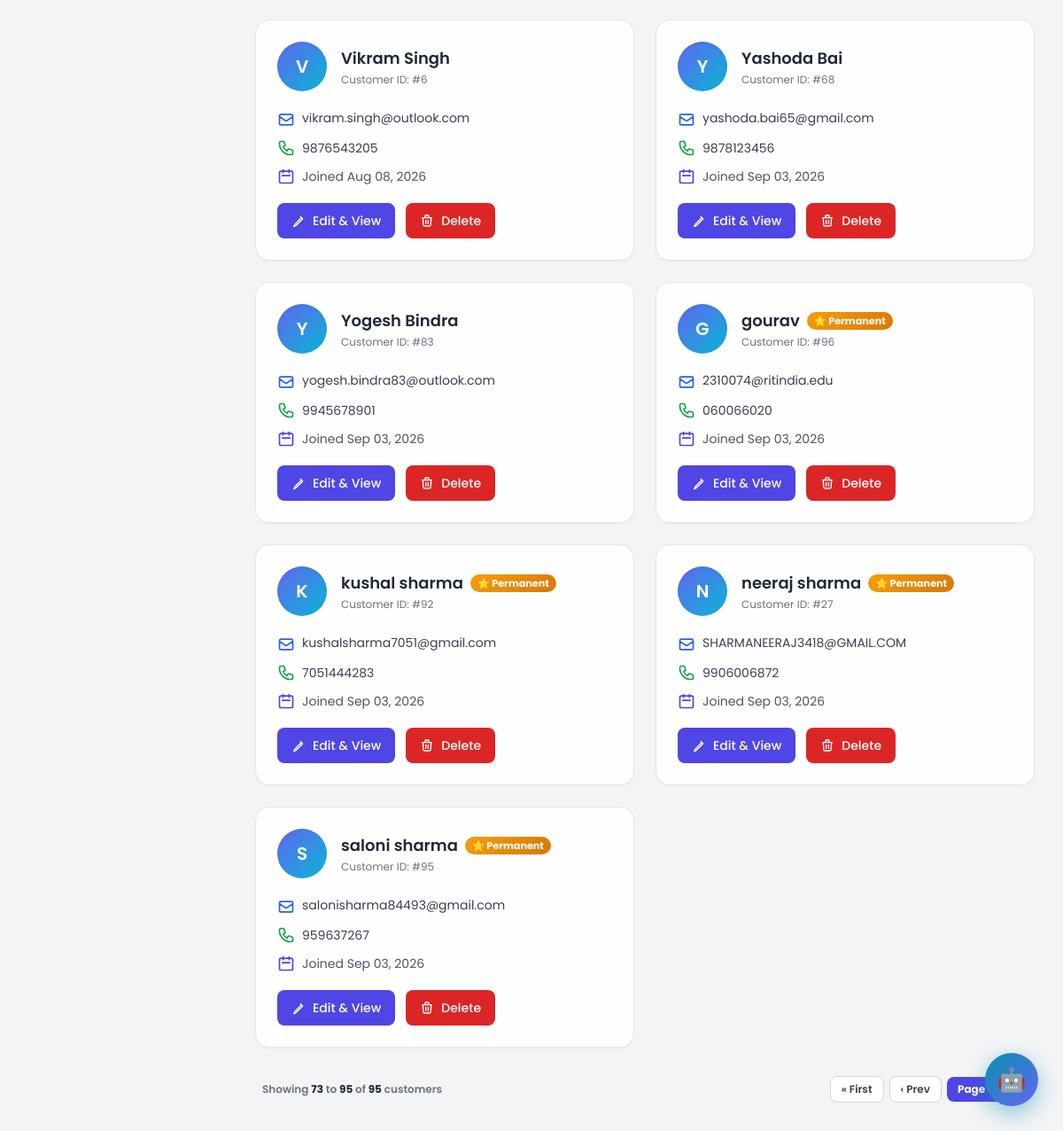
Page /customer/?page=4 (signed in, lower part) on the earlier database version.
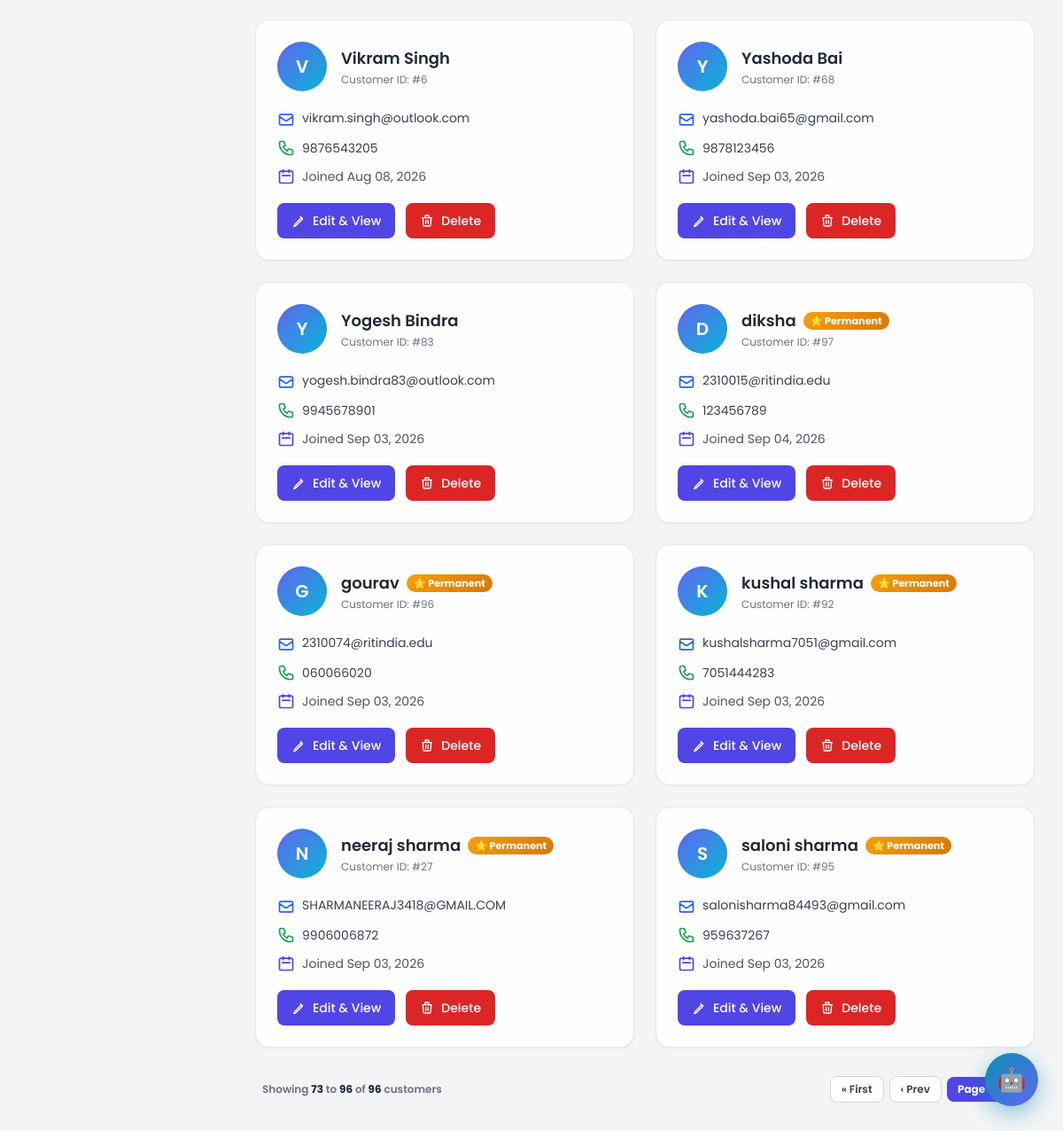
Same page on the later database version.
### MediApp/models.py (models this page shows, shortened)
class Customer(models.Model):
    name = models.CharField(max_length=100)
    email = models.EmailField()
    contact_number = models.CharField(max_length=15)
    is_permanent = models.BooleanField(
        default=False,
        help_text='Mark as permanent/loyal member to receive stock availability notifications.'
    )
    created_by = models.ForeignKey(
        'User',
        on_delete=models.SET_NULL,
        null=True,
        blank=True,
        related_name='customers_created'
    )
    created_at = models.DateTimeField(default=timezone.now)
    updated_at = models.DateTimeField(auto_now=True)
    class Meta:
        ordering = ['name']

### MediApp/views.py (the view)
# urls.py: path('customer/', views.customer_list, name='customer_list'),
@assistant_or_above
def customer_list(request):
    search_query = request.GET.get('search', '').strip()
    customers_qs = owner_scope_queryset(request, Customer.objects.prefetch_related('reminders'), 'created_by')
    if search_query:
        customers_qs = customers_qs.filter(
            Q(name__icontains=search_query) |
            Q(email__icontains=search_query) |
            Q(contact_number__icontains=search_query)
        )
    total_count = customers_qs.count()
    page = request.GET.get('page', 1)
    paginator = Paginator(customers_qs, 24)
    try:
        customers = paginator.page(page)
    except PageNotAnInteger:
        customers = paginator.page(1)
    except EmptyPage:
        customers = paginator.page(paginator.num_pages)
    context = {
        'customers': customers,
        'paginator': paginator,
        'page_obj': customers,
        'is_paginated': customers.has_other_pages(),
        'total_count': total_count,
        'search_query': search_query,
    }
    return render(request, 'customer/customer_list.html', context)

### MediApp/views.py (called while the page is built)
def is_admin_role(user):
    return bool(getattr(user, 'is_superuser', False) or getattr(user, 'role', None) == 'admin')

def owner_scope_queryset(request, queryset, owner_field='created_by'):
    if not getattr(request, 'user', None) or not request.user.is_authenticated:
        return queryset.none()
    if is_admin_role(request.user):
        return queryset
    return queryset.filter(**{owner_field: request.user})

### MediApp/templates/customer/customer_list.html (shortened to what the changed rows need)
{% extends 'base.html' %}
{% block content %}
<div class="grid grid-cols-1 lg:grid-cols-2 gap-6">
  {% for customer in customers %}
  <div class="bg-white/90 border border-gray-200 rounded-2xl p-6 shadow-sm hover:shadow-lg hover:border-indigo-200 transition-all duration-300 flex flex-col">
    <div class="flex items-center gap-4 mb-5">
      <div class="w-14 h-14 rounded-full bg-gradient-to-br from-indigo-500 to-cyan-500 flex items-center justify-center text-white font-semibold text-xl shadow-inner">
        {{ customer.name.0|upper }}
      </div>
      <div class="flex-1 min-w-0">
        <div class="flex items-center gap-2 flex-wrap">
          <h3 class="text-lg font-semibold text-gray-800 truncate">{{ customer.name }}</h3>
          {% if customer.is_permanent %}
          <span style="display:inline-flex;align-items:center;gap:3px;background:linear-gradient(135deg,#f59e0b,#d97706);color:#fff;font-size:0.7rem;font-weight:700;padding:2px 8px;border-radius:20px;white-space:nowrap;">
            ⭐ Permanent
          </span>
          {% endif %}
        </div>
        <p class="text-xs text-gray-500 mt-0.5">Customer ID: #{{ customer.id }}</p>
      </div>
    </div>
    <div class="space-y-3 text-sm text-gray-700 mb-5 flex-grow">
      <div class="flex items-start gap-2">
        <svg class="w-5 h-5 text-blue-600 mt-0.5 flex-shrink-0" fill="none" stroke="currentColor" viewBox="0 0 24 24">
          <path stroke-linecap="round" stroke-linejoin="round" stroke-width="2"
                d="M3 8l7.89 5.26a2 2 0 002.22 0L21 8M5 19h14a2 2 0 002-2V7a2 2 0 00-2-2H5a2 2 0 00-2 2v10a2 2 0 002 2z"/>
        </svg>
        <span class="break-all">{{ customer.email }}</span>
      </div>
      <div class="flex items-center gap-2">
        <span>{{ customer.contact_number }}</span>
      </div>
      <div class="flex items-center gap-2">
        <svg class="w-5 h-5 text-indigo-600 flex-shrink-0" fill="none" stroke="currentColor" viewBox="0 0 24 24">
          <path stroke-linecap="round" stroke-linejoin="round" stroke-width="2"
                d="M8 7V3m8 4V3m-9 8h10M5 21h14a2 2 0 002-2V7a2 2 0 00-2-2H5a2 2 0 00-2 2v12a2 2 0 002 2z"/>
        </svg>
        <span class="text-xs sm:text-sm text-gray-600">Joined {{ customer.created_at|date:"M d, Y" }}</span>
      </div>
    </div>
    <div class="flex flex-wrap gap-3 mt-auto">
      <a href="{% url 'edit_customer' customer.id %}"
         class="flex items-center justify-center gap-2 w-full sm:w-auto px-4 py-2.5 text-white bg-indigo-600 hover:bg-indigo-700 active:bg-indigo-800 text-sm font-medium rounded-lg transition duration-150">
        <svg class="w-4 h-4" fill="none" stroke="currentColor" viewBox="0 0 24 24">
          <path stroke-linecap="round" stroke-linejoin="round" stroke-width="2"
                d="M15.232 5.232l3.536 3.536m-2.036-1.5L6 18l-2 4 4-2 10.732-10.732z"/>
        </svg>
        <span>Edit & View</span>
      </a>
      <button onclick="confirmDelete({{ customer.id }}, '{{ customer.name }}')"
              class="flex items-center justify-center gap-2 w-full sm:w-auto px-4 py-2.5 text-white bg-red-600 hover:bg-red-700 active:bg-red-800 text-sm font-medium rounded-lg transition duration-150">
        <svg class="w-4 h-4" fill="none" stroke="currentColor" viewBox="0 0 24 24">
          <path stroke-linecap="round" stroke-linejoin="round" stroke-width="2"
                d="M19 7l-.867 12.142A2 2 0 0116.138 21H7.862a2 2 0 01-1.995-1.858L5 7m5 4v6m4-6v6m1-10V4a1 1 0 00-1-1h-4a1 1 0 00-1 1v3M4 7h16"/>
        </svg>
        <span>Delete</span>
      </button>
    </div>
  </div>
  {% endfor %}
</div>
{% if customers.has_other_pages %}
<div class="flex flex-col sm:flex-row items-center justify-between gap-4 mt-8 px-2">
    <p class="text-xs font-semibold text-gray-500">
        Showing <span class="font-bold text-gray-800">{{ customers.start_index }}</span> to <span class="font-bold text-gray-800">{{ customers.end_index }}</span> of <span class="font-bold text-gray-800">{{ total_count }}</span> customers
    </p>
    <div class="flex items-center gap-1.5 flex-wrap">
        {% if customers.has_previous %}
        <a href="?page=1{% if search_query %}&search={{ search_query }}{% endif %}" class="px-3 py-1.5 text-xs font-semibold rounded-lg bg-white border border-gray-300 text-gray-700 hover:bg-gray-50 transition shadow-xs">
            « First
        </a>
        <a href="?page={{ customers.previous_page_number }}{% if search_query %}&search={{ search_query }}{% endif %}" class="px-3 py-1.5 text-xs font-semibold rounded-lg bg-white border border-gray-300 text-gray-700 hover:bg-gray-50 transition shadow-xs">
            ‹ Prev
        </a>
        {% endif %}
        <span class="px-3 py-1.5 text-xs font-bold rounded-lg bg-indigo-600 text-white shadow-xs">
            Page {{ customers.number }} of {{ customers.paginator.num_pages }}
        </span>
    </div>
</div>
{% endif %}
{% endblock %}

Differences in the rows shown:
added Customer: name.0 "D", name "diksha", is_permanent "⭐ Permanent", id "97", email "2310015@ritindia.edu", contact_number "123456789", created_at "Sep 04, 2026"
Other differences:
{{ customers.end_index }}: "95" → "96"
{{ total_count }}: "95" → "96"
